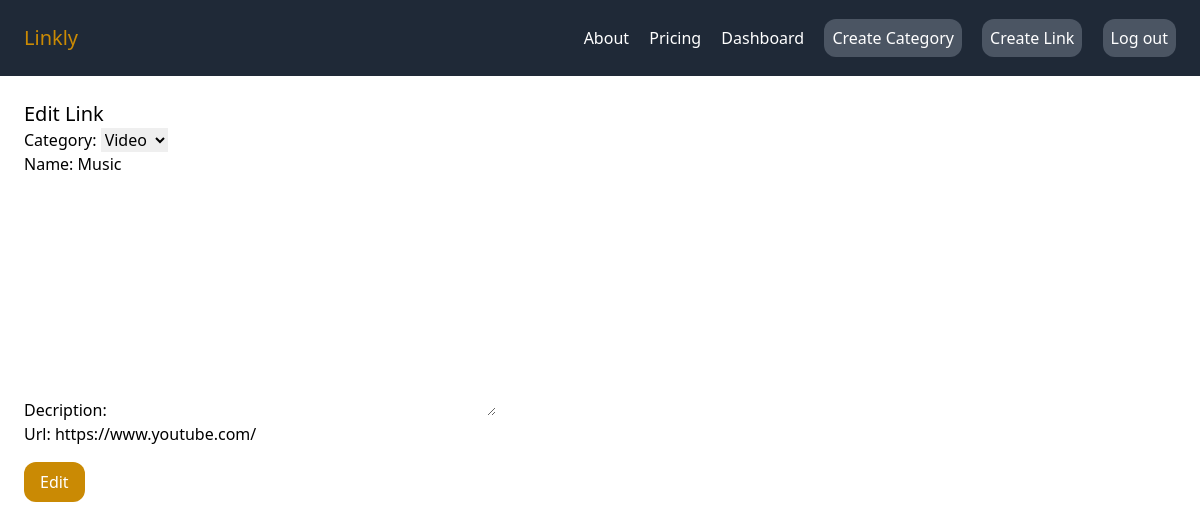
Page /link/edit_link/9/ (signed in) on the committed database.
### link/models.py (models this page shows, shortened)
class Link(models.Model):
    category = models.ForeignKey(Category, related_name='links', on_delete=models.CASCADE)
    name = models.CharField(max_length=225)
    decription = models.TextField(null=True, blank=True)
    url = models.CharField(max_length=225)
    created_by = models.ForeignKey(User, related_name="links", on_delete=models.CASCADE)
    created_at = models.DateField(auto_now_add=True)

class Category(models.Model):
    name = models.CharField(max_length=225)
    created_by = models.ForeignKey(User, related_name="categories", on_delete=models.CASCADE)
    created_at = models.DateField(auto_now_add=True)
    def __str__(self):
        return self.name

### link/views.py (the view)
# urls.py: path("edit_link/<int:pk>/", views.edit_link, name="edit_link" ),
@login_required
def edit_link(request, pk):
    link = Link.objects.get(id=pk)
    form = LinkForm(request.POST or None, instance=link)
    if form.is_valid():
            link = form.save(commit=False)
            link.created_by = request.user
            link.save()
            return redirect('/dashboard/')
    else:
        form = LinkForm(instance=link)
        return render(request, 'link/edit_link.html', {'form': form})

### link/forms.py
class LinkForm(forms.ModelForm):
    class Meta:
        model=Link
        fields=('category', 'name', 'decription', 'url',)

### link/templates/link/edit_link.html (shortened to what this page needs)
{% extends 'core/base.html' %}
{% block content %}
<h1 class="text-xl">Edit Link</h1>
<form method="post" action=".">
 {{ form.as_p }}
 <button class="mt-4 py-2 px-4 bg-yellow-600 text-white rounded-xl">Edit</button>
</form>
{% endblock %}

### rows in the picture
Link: category "Video", url "https://www.youtube.com/"
Category: name "Music"
